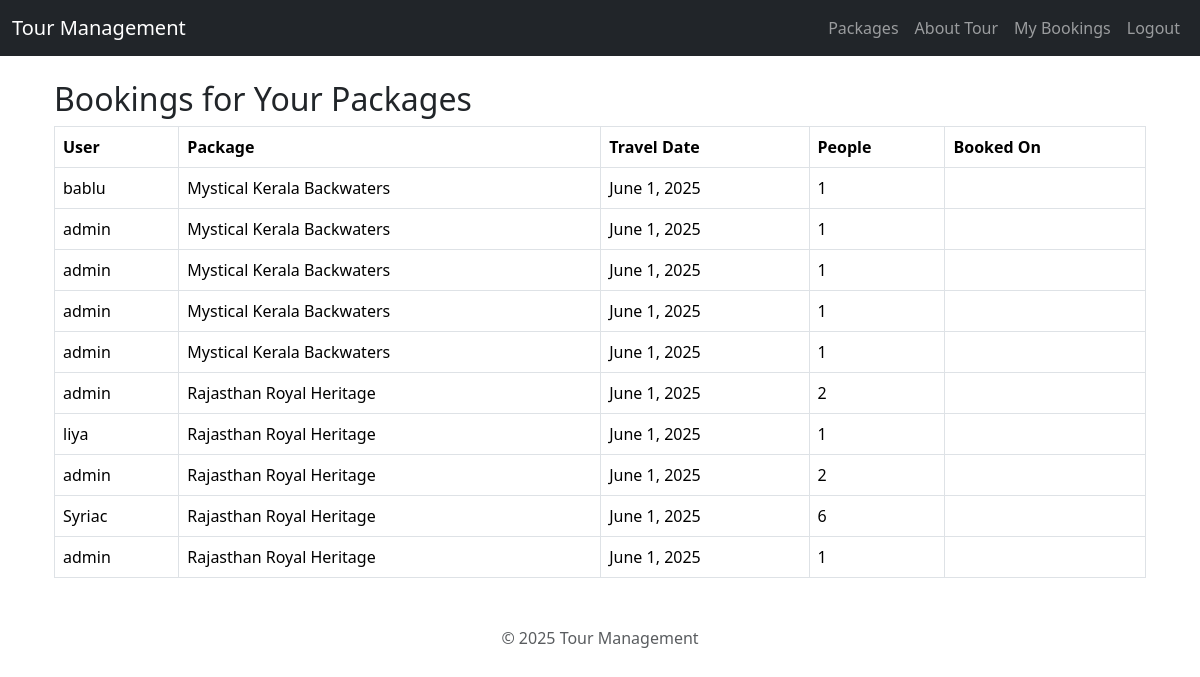
The page /vendor/bookings/ (signed in) on the database its author committed.
### packages/models.py (models this page shows, shortened)
class Booking(models.Model):
    user = models.ForeignKey(User, on_delete=models.CASCADE)
    package = models.ForeignKey(TourPackage, on_delete=models.CASCADE)
    booking_date = models.DateTimeField(auto_now_add=True)
    travel_date = models.DateField(default="2025-06-01")
    num_people = models.PositiveIntegerField(default=1)
    status = models.CharField(max_length=20, choices=[
        ('Pending', 'Pending'),
        ('Confirmed', 'Confirmed'),
        ('Cancelled', 'Cancelled'),
    ], default='Pending')
    payment_status = models.CharField(max_length=10, choices=[
        ('Paid', 'Paid'),
        ('Pending', 'Pending'),
    ], default='Pending')

class TourPackage(models.Model):
    name = models.CharField(max_length=100)
    destination = models.CharField(max_length=100)
    price = models.DecimalField(max_digits=10, decimal_places=2, default=0.00)
    image = models.ImageField(upload_to='tour_images/', null=True, blank=True)
    description = models.TextField(blank=True)
    duration = models.CharField(max_length=100, blank=True)
    vendor = models.ForeignKey(Vendor, on_delete=models.CASCADE, null=True)
    is_approved = models.BooleanField(default=False)
    expiry_date = models.DateField(null=True, blank=True)
    is_expired = models.BooleanField(default=False)
    created_at = models.DateTimeField(auto_now_add=True)

### packages/views.py (the view)
# urls.py: path('vendor/bookings/', views.vendor_bookings, name='vendor_bookings'),
@login_required
def vendor_bookings(request):
    try:
        vendor = request.user.vendor
    except:
        return HttpResponseForbidden("You are not registered as a vendor.")
    bookings = Booking.objects.filter(package__vendor=vendor)
    return render(request, 'packages/vendor_bookings.html', {'bookings': bookings})

### packages/templates/packages/vendor_bookings.html (shortened to what this page needs)
{% extends "packages/base.html" %}
{% block content %}
<div class="container mt-4">
    <h2>Bookings for Your Packages</h2>
    {% if bookings %}
        <table class="table table-bordered">
            <thead>
                <tr>
                    <th>User</th>
                    <th>Package</th>
                    <th>Travel Date</th>
                    <th>People</th>
                    <th>Booked On</th>
                </tr>
            </thead>
            <tbody>
                {% for booking in bookings %}
                    <tr>
                        <td>{{ booking.user.username }}</td>
                        <td>{{ booking.package.name }}</td>
                        <td>{{ booking.travel_date }}</td>
                        <td>{{ booking.num_people }}</td>
                        <td>{{ booking.created_at }}</td>
                    </tr>
                {% endfor %}
            </tbody>
        </table>
    {% else %}
        <p>No bookings yet.</p>
    {% endif %}
</div>
{% endblock %}

### rows shown on the page
Booking: user.username "bablu", package.name "Mystical Kerala Backwaters", travel_date "June 1, 2025", num_people "1"
Booking: user.username "admin", package.name "Mystical Kerala Backwaters", travel_date "June 1, 2025", num_people "1"
Booking: user.username "admin", package.name "Mystical Kerala Backwaters", travel_date "June 1, 2025", num_people "1"
Booking: user.username "admin", package.name "Mystical Kerala Backwaters", travel_date "June 1, 2025", num_people "1"
Booking: user.username "admin", package.name "Mystical Kerala Backwaters", travel_date "June 1, 2025", num_people "1"
Booking: user.username "admin", package.name "Rajasthan Royal Heritage", travel_date "June 1, 2025", num_people "2"
Booking: user.username "liya", package.name "Rajasthan Royal Heritage", travel_date "June 1, 2025", num_people "1"
Booking: user.username "admin", package.name "Rajasthan Royal Heritage", travel_date "June 1, 2025", num_people "2"
Booking: user.username "Syriac", package.name "Rajasthan Royal Heritage", travel_date "June 1, 2025", num_people "6"
Booking: user.username "admin", package.name "Rajasthan Royal Heritage", travel_date "June 1, 2025", num_people "1"
